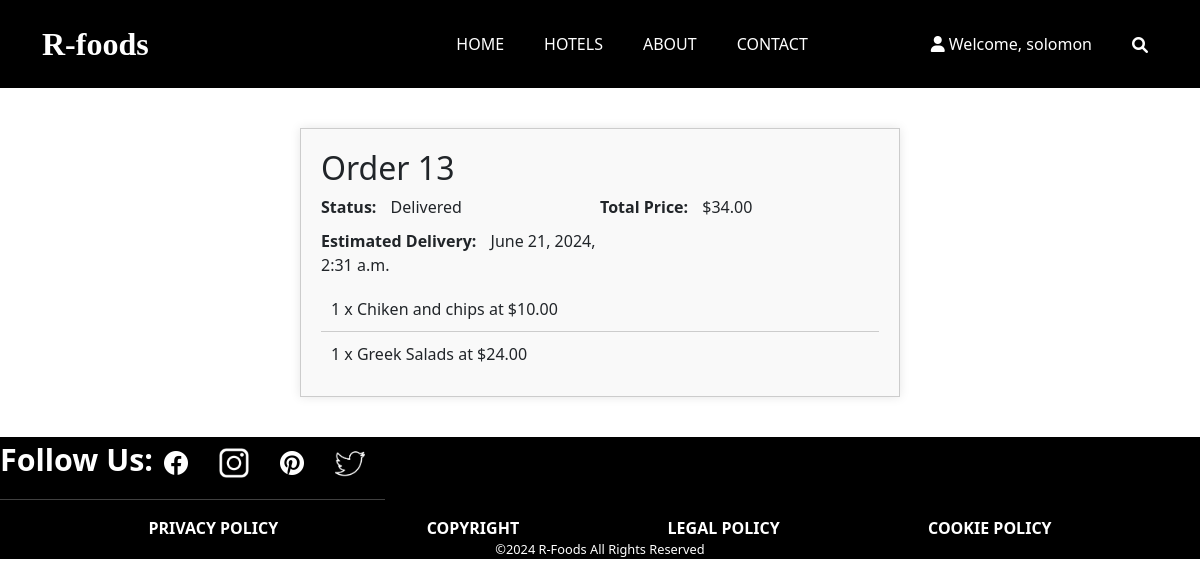
The page /orders/13/ (signed in) on the database its author committed.
### restaurant_menu/models.py (models this page shows, shortened)
class Order(models.Model):
    user = models.ForeignKey(User, on_delete=models.CASCADE)
    created_at = models.DateTimeField(auto_now_add=True)
    total_price = models.DecimalField(max_digits=10, decimal_places=2)
    status = models.CharField(max_length=10, choices=ORDER_STATUS, default='Pending')
    estimated_delivery = models.DateTimeField(null=True, blank=True)

class OrderItem(models.Model):
    order = models.ForeignKey(Order, related_name='items', on_delete=models.CASCADE)
    item = models.ForeignKey(Item, on_delete=models.CASCADE)
    quantity = models.PositiveIntegerField(default=1)
    price = models.DecimalField(max_digits=10, decimal_places=2)

class Item(models.Model):
    meal = models.CharField(max_length=1000, unique=True)
    description = models.CharField(max_length=2000)
    price = models.DecimalField(max_digits=10, decimal_places=2)
    meal_type = models.CharField(max_length=200, choices=MEAL_TYPE)
    author = models.ForeignKey(User, on_delete=models.PROTECT)
    status = models.IntegerField(choices=STATUS, default=0)
    date_created = models.DateTimeField(auto_now_add=True)
    date_updated = models.DateTimeField(auto_now=True)
    image = models.ImageField(upload_to='menu_images/', null=True, blank=True)  # Add this line

### restaurant_menu/views.py (the view)
# urls.py: path('orders/<int:order_id>/', views.order_details, name='order_detail'),
@login_required
def order_details(request, order_id):
    order = get_object_or_404(Order, id=order_id, user=request.user)
    return render(request, 'base/order_details.html', {'order': order})

### restaurant_menu/templates/base/order_details.html (shortened to what this page needs)
{% extends "new_main.html" %}
{% block content %}
<div class="order-detail">
    <h2>Order {{ order.id }}</h2>
    <div class="order-info">
        <p><span>Status:</span> {{ order.status }}</p>
        <p><span>Total Price:</span> ${{ order.total_price }}</p>
        <p><span>Estimated Delivery:</span> {{ order.estimated_delivery }}</p>
    </div>
    <ul class="order-items">
        {% for item in order.items.all %}
            <li>{{ item.quantity }} x {{ item.item.meal }} at ${{ item.price }}</li>
        {% endfor %}
    </ul>
</div>
{% endblock %}

### templates/sub_nav.html (shortened to what this page needs)
{% load static %}
<header class="header_section" style="background-color: black;">
    <div class="container">
        <nav class="navbar navbar-expand-lg custom_nav-container">
            <a class="navbar-brand" href="{% url 'home' %}">
                <span>R-foods</span>
            </a>
            <div class="collapse navbar-collapse" id="navbarSupportedContent">
                <ul class="navbar-nav mx-auto">
                    <li class="nav-item">
                        <a class="nav-link" href="{% url 'home' %}">Home</a>
                    </li>
                    <li class="nav-item">
                        <a class="nav-link" href="https://hotels.ng/">Hotels</a>
                    </li>
                    <li class="nav-item">
                        <a class="nav-link" href="{% url 'about' %}">About</a>
                    </li>
                    <li class="nav-item">
                        <a class="nav-link" href="{% url 'contact' %}">Contact</a>
                    </li>
                </ul>
                <div class="user_option">
                    {% if user.is_authenticated %}
                        <a href="#" class="user_link" style="text-decoration:none">
                            <i class="fa fa-user" aria-hidden="true"></i> Welcome, {{ user.username }}
                        </a>
                    {% endif %}
                    <form class="form-inline">
                        <button class="btn my-2 my-sm-0 nav_search-btn" type="submit">
                            <i class="fa fa-search" aria-hidden="true"></i>
                        </button>
                    </form>
                </div>
            </div>
        </nav>
    </div>
</header>

### restaurant_menu/static/styles/style.css (style rules this page uses)
::placeholder { color: #bbb; opacity: 1; }
.header_section { padding: 15px 0; }
.navbar-brand { font-family: 'Dancing Script', cursive; }
.navbar-brand span { font-weight: bold; font-size: 32px; color: #ffffff; }
.custom_nav-container { padding: 0; }
.custom_nav-container .navbar-nav { padding-left: 18%; }
.custom_nav-container .navbar-nav .nav-item .nav-link { padding: 5px 20px; color: #ffffff; text-align: center; text-transform: uppercase; border-radius: 5px; -webkit-transition: all 0.3s; transition: all 0.3s; }
.custom_nav-container .nav_search-btn { width: auto; height: auto; padding: 0; border: none; color: #ffffff; margin: 0 10px; }
.user_option { display: -webkit-box; display: -ms-flexbox; display: flex; -webkit-box-align: center; -ms-flex-align: center; align-items: center; }
.user_option a { margin: 0 10px; }
.user_option .user_link { color: #ffffff; }

### restaurant_menu/templates/base/order_details.html (style rules this page uses)
.order-detail { max-width: 600px; margin: 40px auto; padding: 20px; background-color: #f9f9f9; border: 1px solid #ccc; box-shadow: 0 0 10px rgba(0, 0, 0, 0.1); }
.order-info { display: flex; flex-wrap: wrap; justify-content: space-between; }
.order-info p { width: 50%; margin-bottom: 10px; }
.order-info span { font-weight: bold; margin-right: 10px; }
.order-items { list-style: none; padding: 0; margin: 0; }
.order-items li { padding: 10px; border-bottom: 1px solid #ccc; }
.order-items li:last-child { border-bottom: none; }

### rows shown on the page
Order: id "13", status "Delivered", total_price "34.00", estimated_delivery "June 21, 2024, 2:31 a.m."
OrderItem: quantity "1", item.meal "Chiken and chips", price "10.00"
OrderItem: quantity "1", item.meal "Greek Salads", price "24.00"

### other values the page prints
{{ user.username }} "solomon"
